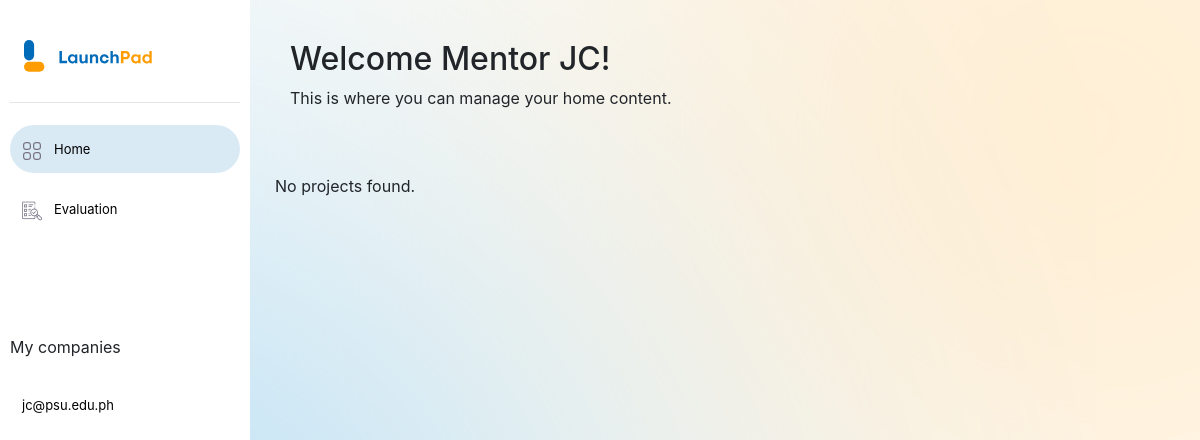
Before: /teacher-dashboard.php (signed in) with the older database file.
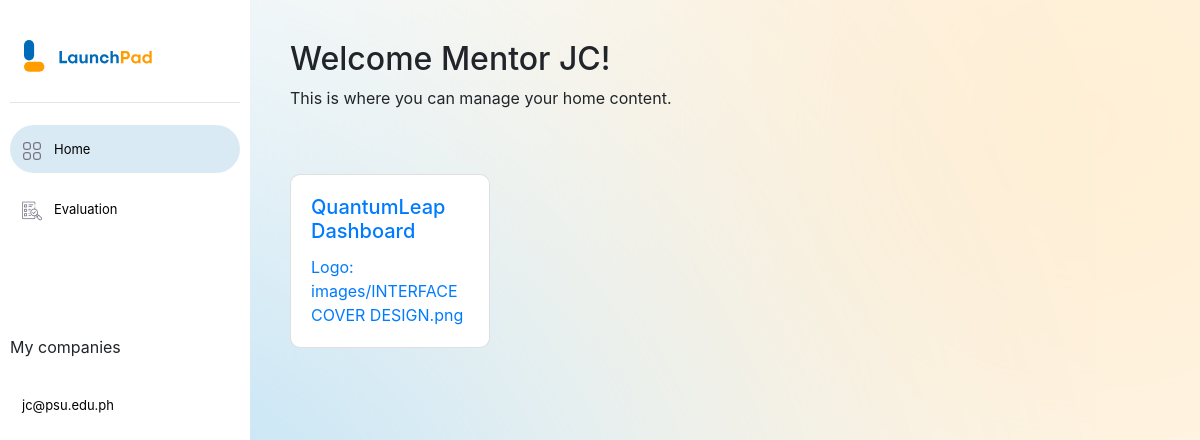
After: the same page with the newer database file.
### tables this page shows
CREATE TABLE `ideation_phase` (
  `IdeationID` int(11) NOT NULL,
  `Project_ID` int(11) NOT NULL,
  `Project_logo` varchar(255) NOT NULL,
  `Project_Overview` text NOT NULL,
  `Project_Modelcanvas` varchar(255) NOT NULL,
  `Submission_date` datetime NOT NULL
);

CREATE TABLE `project` (
  `Project_ID` int(11) NOT NULL,
  `Company_ID` int(11) NOT NULL,
  `Project_title` varchar(100) NOT NULL,
  `Project_Description` text NOT NULL,
  `Project_date` datetime NOT NULL
);

### teacher-dashboard.php (the view, shortened to what this page needs)
<?php
    require "config.php";
    $instructorEmail = $_SESSION["email"];
    $query = "SELECT instructor_fname from instructor_registration where instructor_email='$instructorEmail'";
    $result = mysqli_query($conn, $query);
    if ($result->num_rows > 0) {
        while ($row = $result->fetch_assoc()) {
            $fname = $row['instructor_fname'];
        }
    }
?>
<!DOCTYPE html>
<html lang="en" dir="ltr">
<head>
    <link rel="stylesheet" href="css/navbar.css">
    <link rel="stylesheet" href="https://maxcdn.bootstrapcdn.com/bootstrap/4.5.2/css/bootstrap.min.css">
</head>
<body>
<aside class="sidebar">
<header class="sidebar-header">
        <img src="\launchpad\images\logo-text.svg" class="logo-img">
            </header>
            <hr>
            <nav>
            <a href="teacher-dashboard.php" class="<?php echo (basename($_SERVER['PHP_SELF']) == 'teacher-dashboard.php') ? 'active' : ''; ?>">
            <button>
                <span>
                    <i><img src="\launchpad\images\home-icon.png" alt="home-logo" class="logo-ic"></i>
                    <span>Home</span>
                </span>
            </button>
        </a>
        <a href="evaluation.php" class="<?php echo (basename($_SERVER['PHP_SELF']) == 'evaluation.php') ? 'active' : ''; ?>">
            <button>
                <span>
                    <i><img src="\launchpad\images\evaluation-img.png" alt="evaluation-logo" class="logo-ic"></i>
                    <span>Evaluation</span>
                </span>
            </button>
        </a>
            <br><br><br><br><p>My companies</p>
            <a href="logout.php">
                <button>
                    <span>
                        <?php
                        echo $instructorEmail;
                        ?>
                    </span>
                </button>
            </a>
        </nav>
    </aside>
    <?php
    $sql = "SELECT p.Project_title, i.Project_logo, i.IdeationID
            FROM project p
            JOIN ideation_phase i ON p.Project_ID = i.Project_ID ORDER BY i.ideationid DESC";
    $result = $conn->query($sql);
    ?>
    <div class="content">
        <h2>Welcome Mentor <?php echo $fname ?>!</h2>
        <p>This is where you can manage your home content.</p><br><br>
        <div class="row">
            <?php
            if ($result->num_rows > 0) {
                while ($row = $result->fetch_assoc()) {
                    echo '<div class="col-md-3 mb-4">';
                    echo '<a href="view_ideation.php?ideation_id=' . $row['IdeationID'] . '" class="card">';
                    echo '<div class="card-body">';
                    echo "<h5 class='card-title'>{$row['Project_title']}</h5>";
                    echo "<p class='card-text'>Logo: {$row['Project_logo']}</p>";
                    echo '</div>';
                    echo '</a>';
                    echo '</div>';
                }
            } else {
                echo "<p>No projects found.</p>";
            }
            ?>
        </div>
    </div>
</body>
</html>

Changed rows visible on the page:
added ideation_phase: Project_ID.Project_title "QuantumLeap Dashboard", Project_logo "images/INTERFACE COVER DESIGN.png"
Other visible differences:
text no longer shown: "No projects found."
